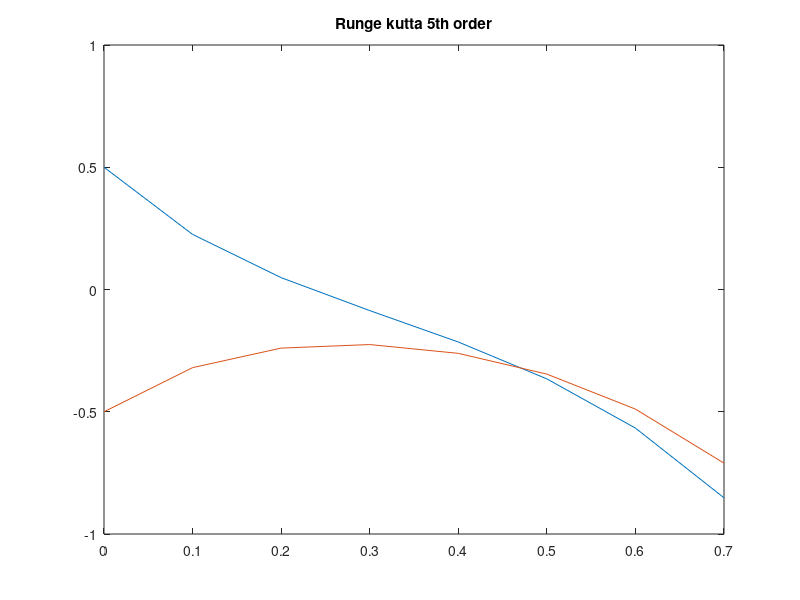

This chart was generated by the following MATLAB code:
%%
h=0.1;
t0=0;
tF=0.7;
x0=0.5;
y0=-0.5;
t=t0:h:tF;
F=@(t,y)[-y(1)+6*y(2);-y(2)+4*y(1)];
y=zeros(2,length(t));

y(:,1)=[x0 ; y0];
for i=1:(length(t)-1)
    kx1=F(t(i),y(:,i));
    kx2=F(t(i)+0.25*h,y(:,i)+(1/4)*h*kx1);
    kx3=F(t(i)+0.25*h,y(:,i)+((1/8)*kx1+(1/8)*kx2)*h);
    kx4=F(t(i)+0.5*h,y(:,i)+(-0.5*kx2+kx3)*h);
    kx5=F(t(i)+(3/4)*h,y(:,i)+((3/16)*kx1+(9/16)*kx4)*h);
    kx6=F(t(i)+h,y(:,i)+((-3/7)*kx1+(2/7)*kx2+(12/7)*kx3-(12/7)*kx4+(8/7)*kx5)*h);
    y(:,i+1)=y(:,i)+(7*kx1+32*kx3+12*kx4+32*kx5+7*kx6)*h/90;
end
figure()
plot(t,y)
title('Runge kutta 5th order');